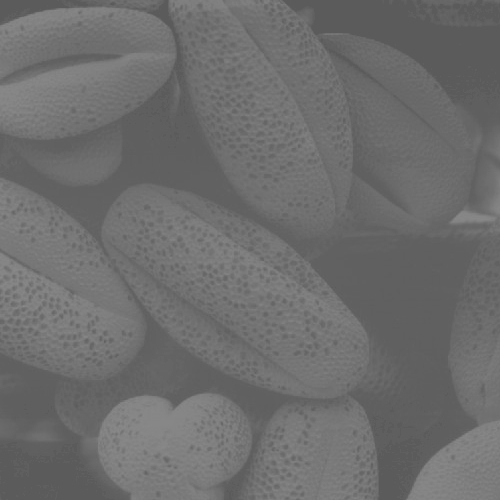
#> input picture Ex_Image_Processing/Ex2/granelli.jpg, 500 x 500 px
$ python ex_0_trasf_lineare.py
#> lines starting #> are read from the running program, lines starting #| are printed output that depends on the picture; after the words box and inside, x2 and y2 are one past the last pixel; in counts of white or black regions, pixels touching at a corner belong together
# -*- coding: utf-8 -*-
"""
Created on Sat May 13 14:52:04 2023

@author: plett
"""

import numpy as np
import matplotlib.pyplot as plt
import scipy.ndimage as ndi
import skimage.io as io

plt.close('all')

x = np.float64(io.imread('granelli.jpg'))
#> x: shape (500, 500) float64; min 90, max 138, mean 109.1
y = np.float64(io.imread('vista_aerea.jpg'))
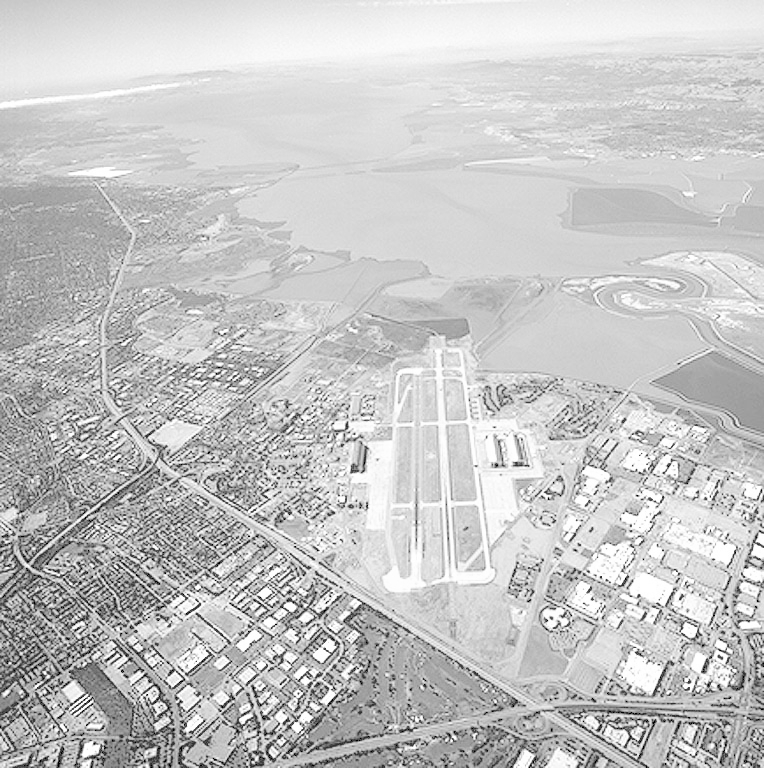
#> input picture Ex_Image_Processing/Ex2/vista_aerea.jpg, 764 x 768 px
#> y: shape (768, 764) float64; min 0, max 255, mean 197.2

plt.figure(1)
plt.subplot(1,2,1)
plt.title('granelli originale')
plt.imshow(x, clim = [0,255], cmap = 'gray')

plt.subplot(1,2,2)
plt.title('vista_aerea originale')
plt.imshow(y, clim= [0,255], cmap = 'gray')


# istogramma immagine aerea originale

h, b = np.histogram(x, np.arange(257))
#> h = 256 values, max 19057 at index 96, min 0 at index 0, mean 976.6; b = 257 values from 0 to 256
plt.figure(2)
plt.title('istogramma immagine aerea originale')
plt.bar(np.arange(256), h)


# effettuiamo le trasformazioni

# dato che sono entrambe sovraesposte, riduciamo la
# luminosità media

b = 50
x = x - b
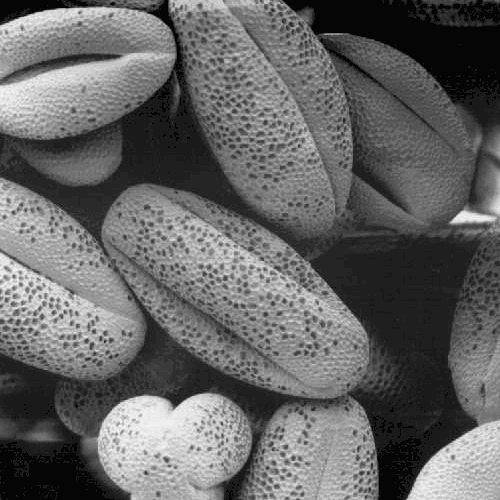
#> x: shape (500, 500) float64; min 40, max 88, mean 59.1; drawn with min black and max white
y = y - b
# poichè sottraggo -b, potrei avere valori negativi
# definisco una maschera che mette a 0 tali valori

mask = x < 0 # creo una matrice di vero e falso
#> mask: shape (500, 500) bool; every value is 0
x[mask] = 0 # si annullano tutti i valori minori di zero

mask_y = y < 0
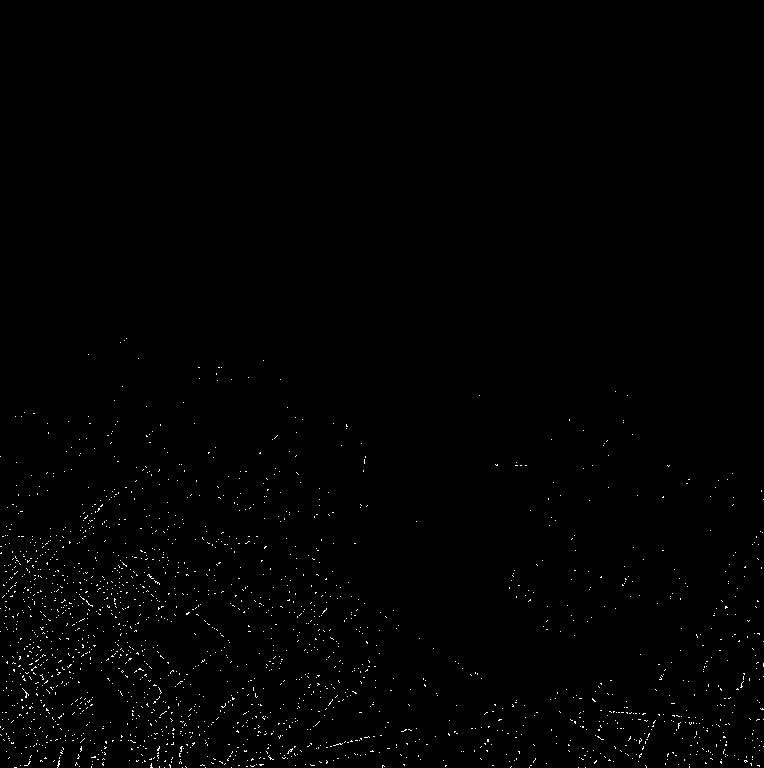
#> mask_y: shape (768, 764) bool; 0.63% white in thin lines or dots, all inside (x1, y1, x2, y2) = (0, 338, 764, 768)
y[mask_y] = 0
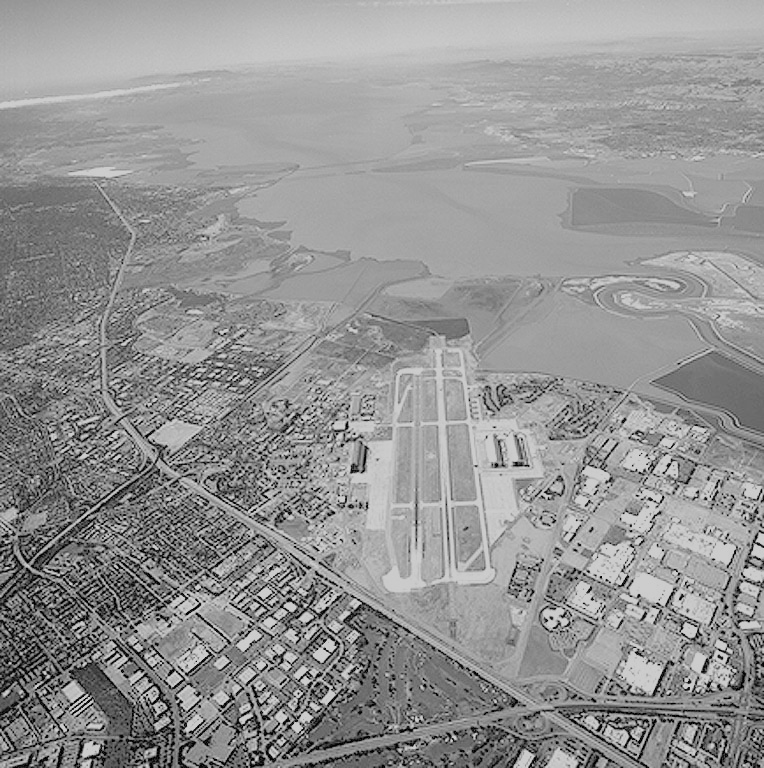
#> y: shape (768, 764) float64; min 0, max 205, mean 147.3

print(mask)
#> (printed output is left out)
print(mask_y)
#> (printed output is left out)

plt.figure(3)
plt.subplot(1,2,1)
plt.title('granelli modificata')
plt.imshow(x, clim = [0,255], cmap = 'gray')

plt.subplot(1,2,2)
plt.title('vista_aerea modificata')
plt.imshow(y, clim = [0,255], cmap = 'gray')

h_mod, b_mod = np.histogram(x, np.arange(257))
#> h_mod = 256 values, max 19057 at index 46, min 0 at index 0, mean 976.6; b_mod = 257 values from 0 to 256
plt.figure(4)
plt.title('istogramma immagine aerea modificata')
plt.bar(np.arange(256), h_mod)
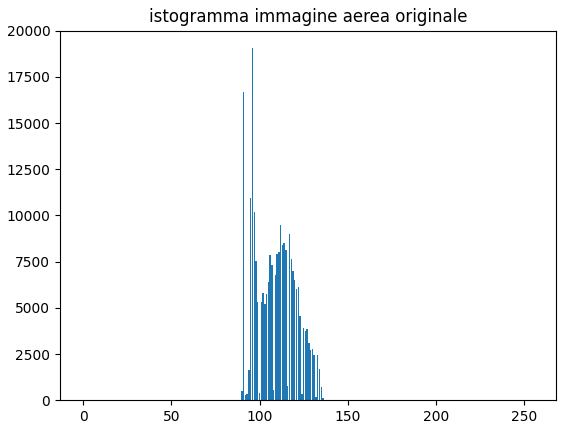
#> figure drawn by matplotlib, 1 panel; tallest bar 19057 high, from x = 95.6 to 96.4
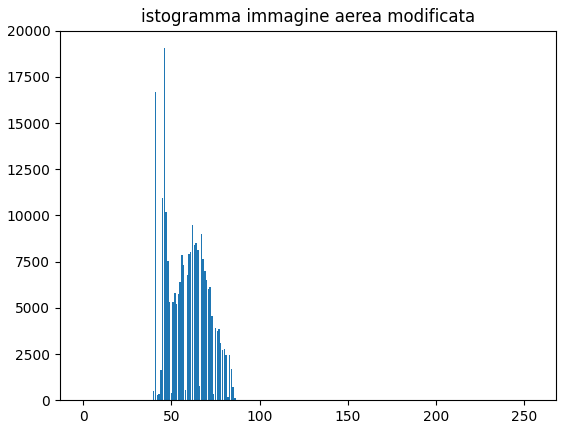
#> figure drawn by matplotlib, 1 panel; tallest bar 19057 high, from x = 45.6 to 46.4
